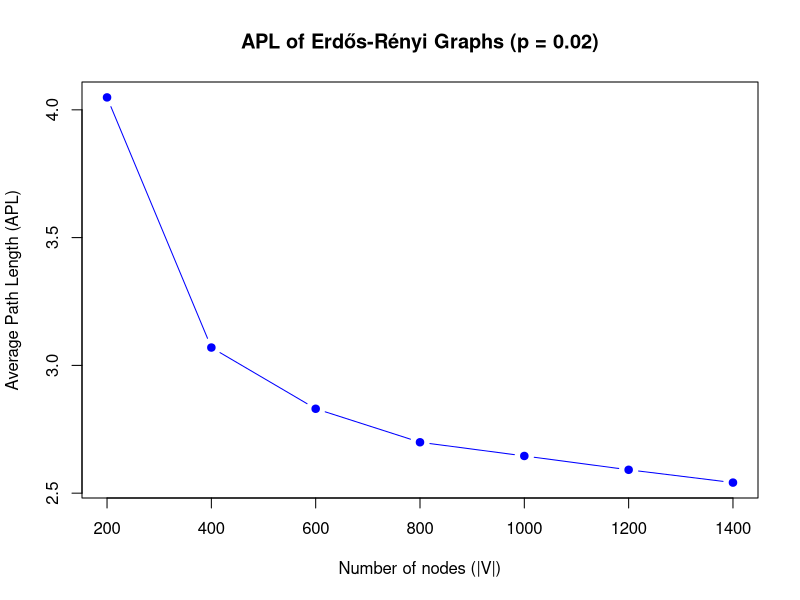

This chart was generated by the following R code:
# Generate a series of Erdős-Rényi graphs with p = .02 and increas-
# ing number of nodes, from 200 to 1, 400 with increments of 200.
# Make a plot with the |V | value on the x axis and the average path
# length on the y axis. Since the graph might not be connected, only
# consider the largest connected component. How does the APL
# scale with the number of nodes?

library(here)
library(igraph)

# Setting parameters
p <- 0.02
v_vals <- seq(200, 1400, by=200)
apl_vals <- numeric(length(v_vals))  # to store average path length
set.seed(42)  # for reproducibility

# Solution 

# Generating Graphs and extracting the largest connected component
for (i in seq_along(v_vals)) {
  n <- v_vals[i]
  g <- sample_gnp(n, p, directed=FALSE)
  
  # Extract the largest connected component
  comps <- components(g)
  giant <- which.max(comps$csize)
  v_giant <- V(g)[comps$membership == giant]
  g_giant <- induced_subgraph(g, v_giant)
  
  # Compute average path length
  apl_vals[i] <- average.path.length(g_giant)
}

# Plotting the result 
plot(v_vals, apl_vals, type="b", pch=19, col="blue",
     xlab="Number of nodes (|V|)", ylab="Average Path Length (APL)",
     main="APL of Erdős-Rényi Graphs (p = 0.02)")

# Interpretation

# - The APL in Erdős-Rényi graphs typically grows like (\log(|V|)) for fixed (p)
# (if the graph is connected or for the giant component).

# - Your plot should show a slowly increasing curve, roughly resembling a 
# logarithmic function